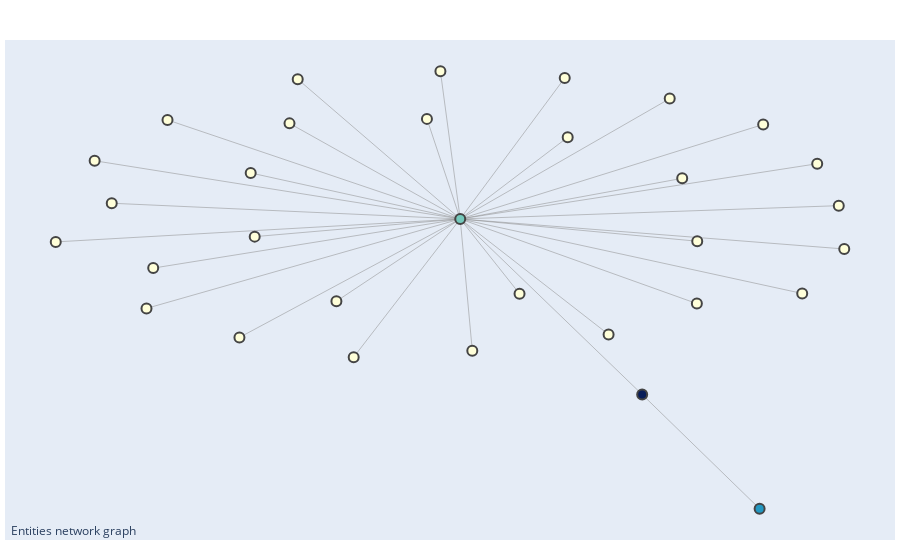

This figure's notebook cell:
### Code cell
fig = go.Figure(data=[edge_trace, node_trace],
             layout=go.Layout(
                titlefont_size=16,
                showlegend=False,
                hovermode='closest',
                margin=dict(b=20,l=5,r=5,t=40),
                annotations=[ dict(
                    text="Entities network graph",
                    showarrow=False,
                    xref="paper", yref="paper",
                    x=0.005, y=-0.002 ) ],
                xaxis=dict(showgrid=False, zeroline=False, showticklabels=False),
                yaxis=dict(showgrid=False, zeroline=False, showticklabels=False))
                )
fig.show()
